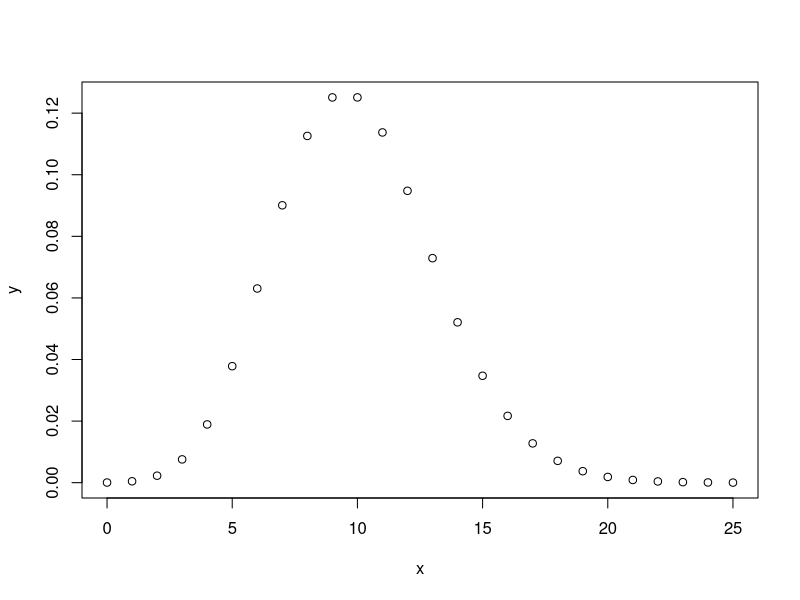
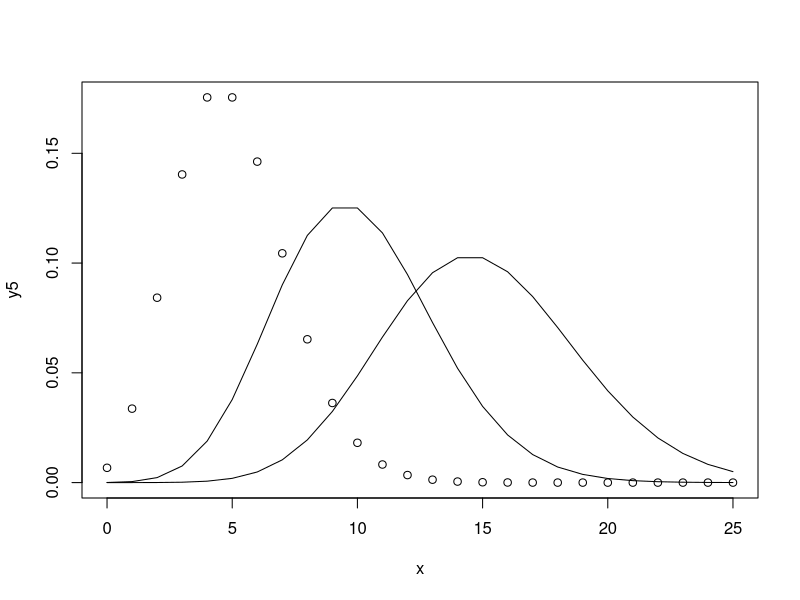

Here is the R script that generated these plots, in order:
## ---- chunk 1
x <- seq(0, 25, 1)
y <- dpois(x, 10)
plot(x, y)
## ---- chunk 2
y5  <- dpois(x, 5); y10 <- dpois(x, 10); y15 <- dpois(x, 15)
plot(x, y5, col = 1); lines(x, y10); lines(x, y15)
